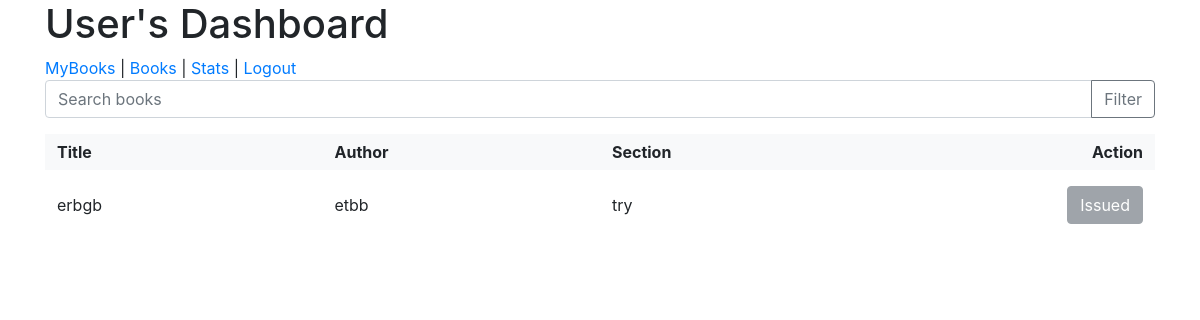
Screenshot of /user_dashboard (signed in) with the database file from the repository.
### app.py (models this page shows)
class Book(db.Model):
    id = db.Column(db.Integer, primary_key=True)
    title = db.Column(db.String(150), nullable=False)
    author = db.Column(db.String(100), nullable=False)
    pdf_file = db.Column(db.String(200))
    section_id = db.Column(db.Integer, db.ForeignKey('section.id'), nullable=False)
    section = db.relationship('Section', back_populates='books')
    issues = db.relationship('Issue', backref='book', lazy='dynamic')

class Section(db.Model):
    id = db.Column(db.Integer, primary_key=True)
    title = db.Column(db.String(100), nullable=False)
    date_created = db.Column(db.DateTime, default=datetime.now, nullable=False)
    description = db.Column(db.String(500), nullable=True)
    user_id = db.Column(db.Integer, db.ForeignKey('user.id'))
    books = db.relationship('Book', back_populates='section')
    issues = db.relationship('Issue', backref='section', lazy='dynamic')

### app.py (the view)
@app.route('/user_dashboard', methods=['GET'])
def user_dashboard():
    if 'user_id' not in session:
        return redirect(url_for('user_login'))
    user_id = session['user_id']
    query = request.args.get('query')  # Get the search query from URL parameters for GET request
    user_issues = Issue.query.filter_by(user_id=user_id).all()
    requested_book_ids = [issue.book_id for issue in user_issues if issue.status == 'requested']
    issued_book_ids = [issue.book_id for issue in user_issues if issue.status == 'issued']
    if query:
        books = Book.query.filter(Book.title.contains(query)).all()
    else:
        books = Book.query.all()
    return render_template(
        'user_dashboard.html',
        books=books,
        requested_book_ids=requested_book_ids,
        issued_book_ids=issued_book_ids
    )

### templates/user_dashboard.html (shortened to what this page needs)
<!DOCTYPE html>
<html lang="en">
<head>
    <link rel="stylesheet" href="https://stackpath.bootstrapcdn.com/bootstrap/4.3.1/css/bootstrap.min.css">
</head>
<body>
<div class="container">
    <h1>User's Dashboard</h1>
    <nav>
        <a href="{{ url_for('user_mybooks') }}">MyBooks</a> |
        <a href="{{ url_for('user_dashboard') }}">Books</a> |
        <a href="stats.html">Stats</a> |
        <a href="{{ url_for('logout') }}">Logout</a>
    </nav>
    <form action="{{ url_for('user_dashboard') }}" method="GET" class="input-group mb-3">
        <input type="text" class="form-control" placeholder="Search books" aria-label="Search" name="query">
        <div class="input-group-append">
            <button class="btn btn-outline-secondary" type="submit">Filter</button>
        </div>
    </form>
    <div class="book-header">
        <div class="book-title">Title</div>
        <div class="book-author">Author</div>
        <div class="book-section">Section</div>
        <div class="book-action">Action</div>
    </div>
    {% for book in books %}
    <div class="book-entry">
        <div class="book-title">
            {{ book.title }}
        </div>
        <div class="book-author">
            {{ book.author }}
        </div>
        <div class="book-section">
            {{ book.section.title }}
        </div>
        <div class="book-action col-sm-4 text-right">
            {% if book.id in issued_book_ids %}
                <button class="btn btn-secondary" disabled>Issued</button>
            {% elif book.id in requested_book_ids %}
                <button class="btn btn-secondary" disabled>Requested</button>
            {% else %}
                <form action="{{ url_for('request_book', book_id=book.id) }}" method="post" class="d-inline">
                    <button type="submit" class="btn btn-success">Request</button>
                </form>
            {% endif %}
        </div>
    </div>
    {% else %}
    <p>No books available.</p>
    {% endfor %}
</body>
</html>

### templates/user_dashboard.html (style rules this page uses)
.book-header, .book-entry { display: flex; align-items: center; margin-bottom: 10px; }
.book-title, .book-author, .book-section, .book-action { flex: 1; padding: 0.375rem 0.75rem; text-align: left; }
.book-action { text-align: right; }
.book-header { font-weight: bold; background-color: #f8f9fa; }

### rows the page displays
Book: title "erbgb", author "etbb", section "try", shows "Issued"
